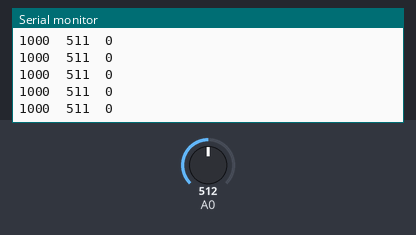
A sketch run on a simulated Arduino Uno, built with avr-gcc and run on an emulated ATmega328P. Shown: the last lines printed to the serial monitor. The inputs (shaded band) are chosen by the test bench; at power-on: A0 = 512.

Above: at 1.2 s.
1.3 s: A0 set to 716
At 2.3 s:
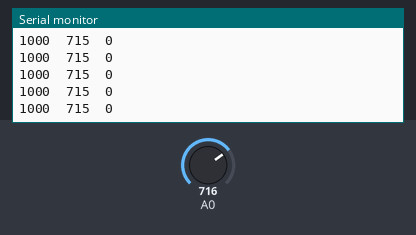
2.8 s: A0 set to 900
At 3.8 s:
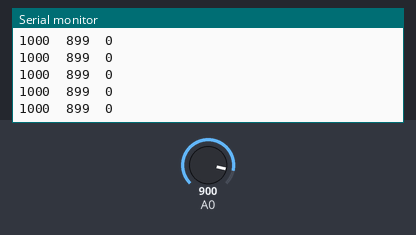
Timing chart, 0 to 5.8 s (numbered marks = the images above; inputs shaded):
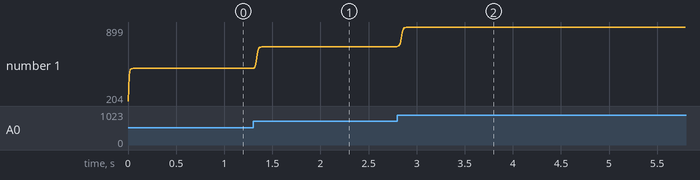

The sketch:

check_a_flexsensor.ino
```cpp
#include <SimpleKalmanFilter.h>
SimpleKalmanFilter bo_loc1(3, 2, 0.05);
void setup() {
  // put your setup code here, to run once:

 Serial.begin(115200);
}

void loop() {
  // put your main code here, to run repeatedly:
  int flex1 = analogRead(A0);
   flex1 = bo_loc1.updateEstimate(flex1);
   Serial.print(1000);
   Serial.print("\t");
   Serial.print(flex1);
   Serial.print("\t");
   Serial.print(0);
   Serial.println();
  delay(10);
}
```

Measured:
- after the input at 1.3 s, the serial monitor: prints a new line at once (image 1)
- after the input at 2.8 s, the serial monitor: prints a new line at once (image 2)
- plotted number 1: 511 → 715 after the input at 1.3 s, 715 → 899 after the input at 2.8 s
